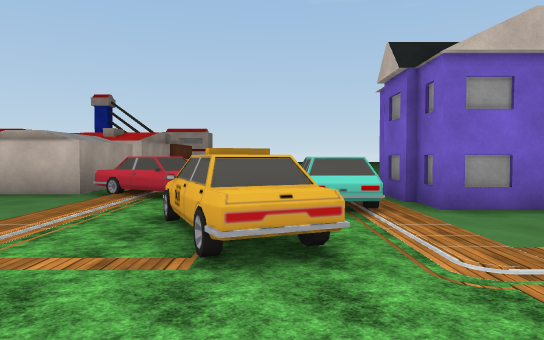
[1] (above)

24 first-person views from a walk through a Unity game level. The camera is 1.3 m above the floor, tilts 2° down and sees 70° across. The floor is counted in squares, 2 m on a side. Each view is taken from the middle of a square. On the plan, view 1 faces up. The plan holds only what a view shows up to about 11 squares ahead; the rest is blank. The place goes on beyond the plan. The player character is not drawn. Some surface patterns are stand-ins.

[2]
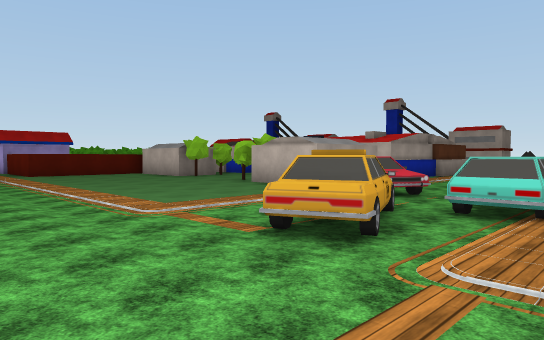

[3]
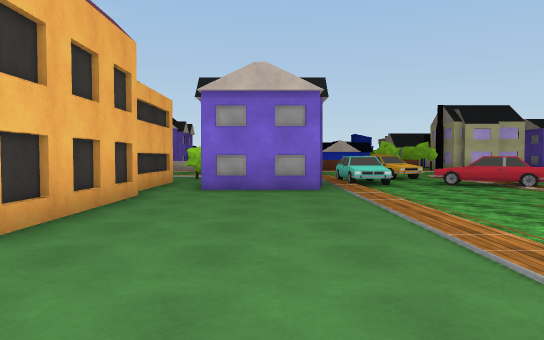

[4]
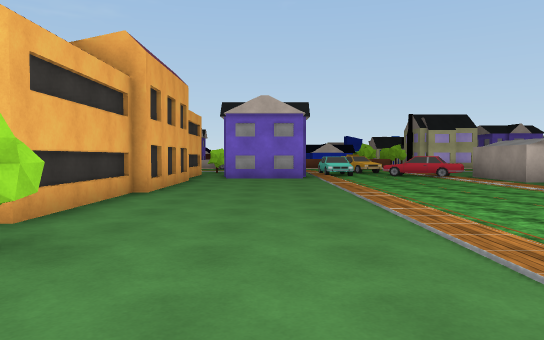

[5]
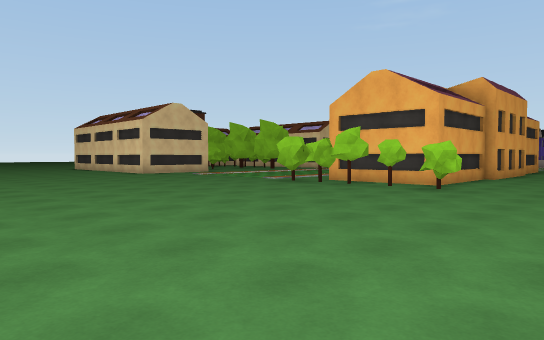

[6]
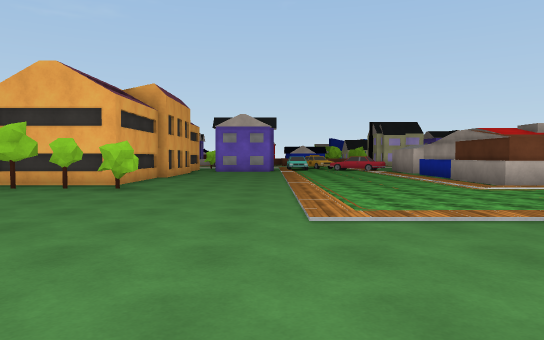

[7]
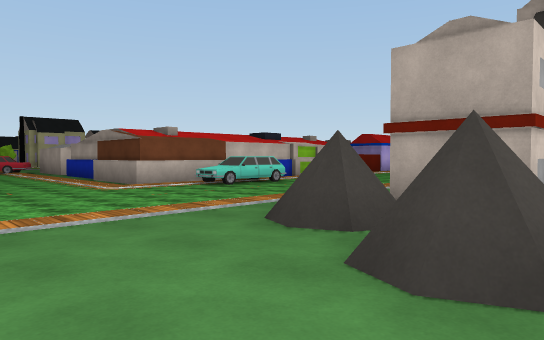

[8]
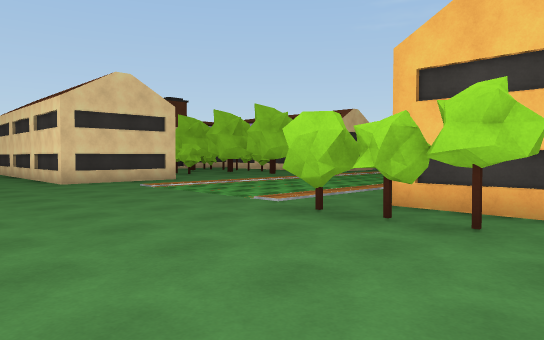

[9]
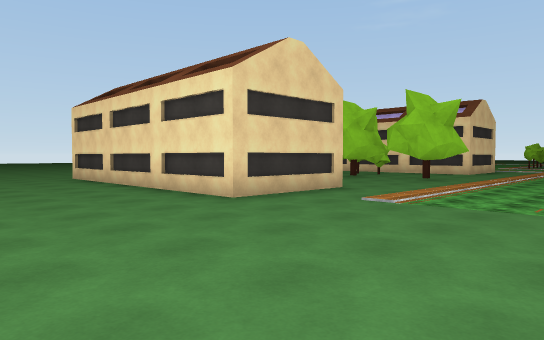

[10]
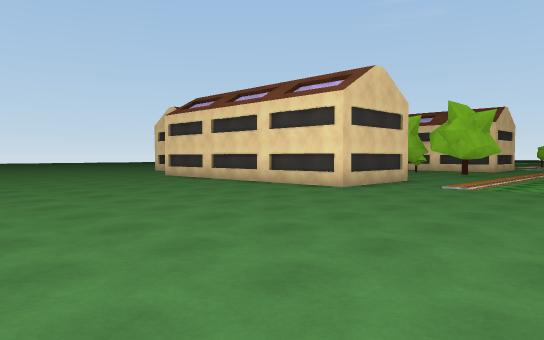

[11]
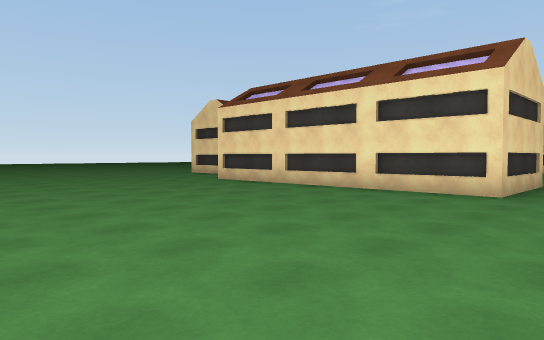

[12]
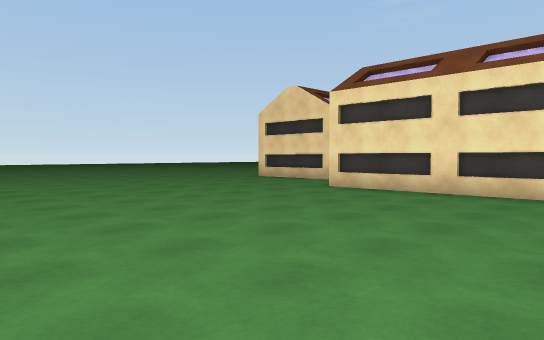

[13]
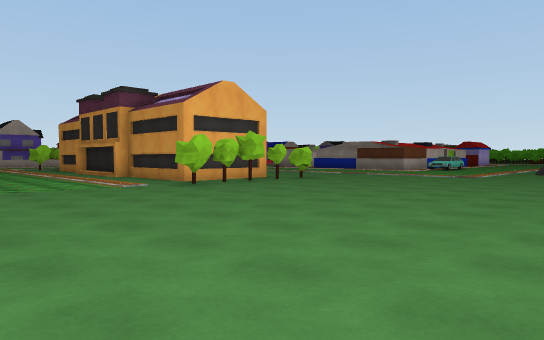

[14]
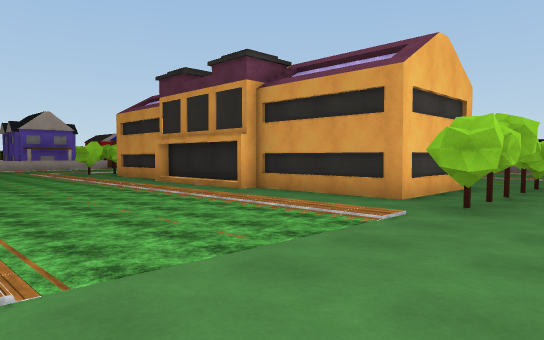

[15]
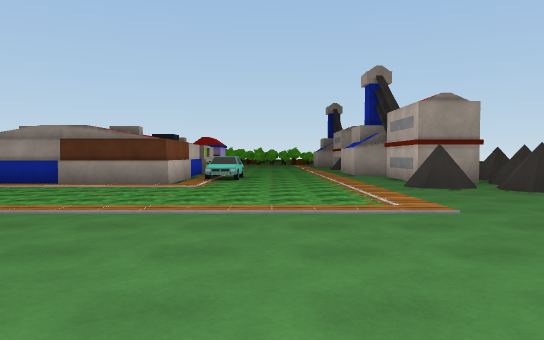

[16]
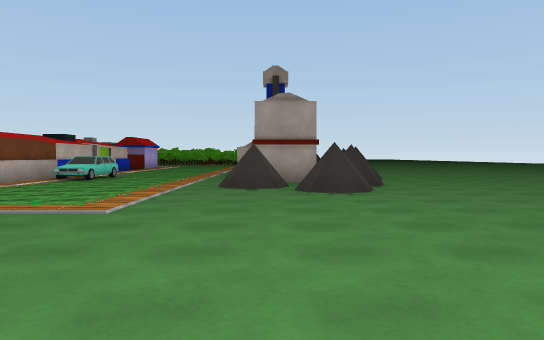

[17]
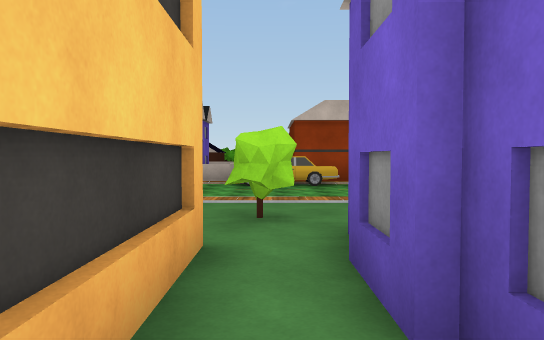

[18]
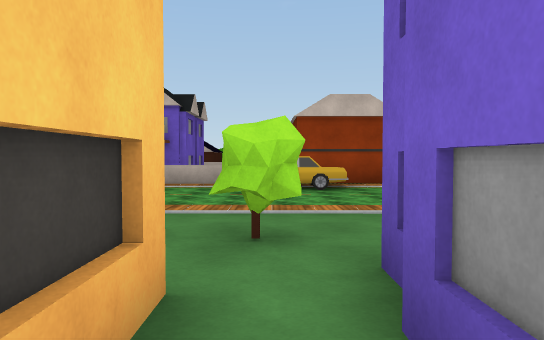

[19]
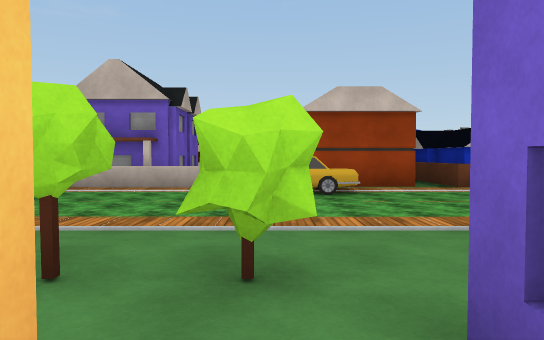

[20]
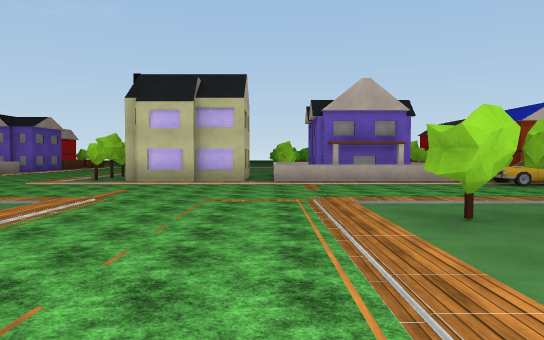

[21]
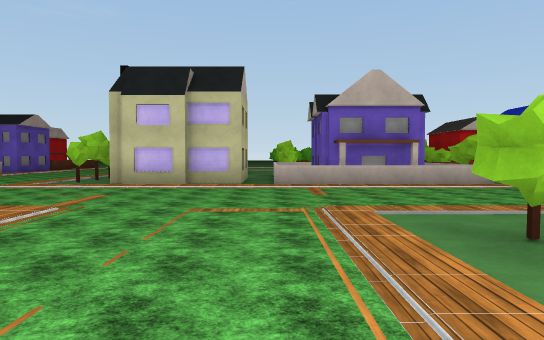

[22]
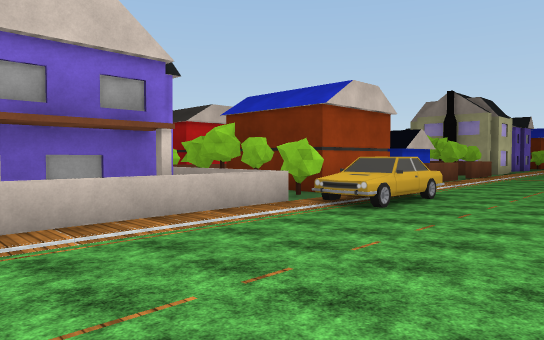

[23]
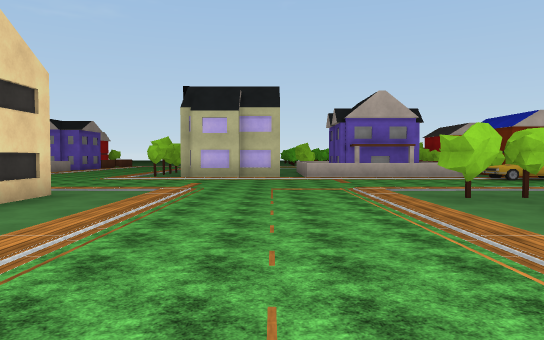

[24]
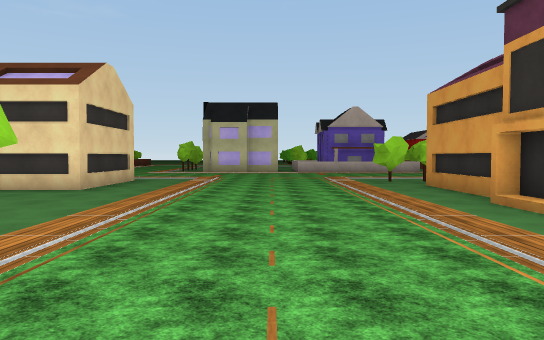

### Floor plan
Key: @ floor where view 1 was taken; # wall or solid block; x gap in a wall; . floor; C car; O other object.
Columns run from 6 left of view 1 to 22 right of it. Each row starts with its distance up from view 1.
 24  # #.x......     ...........
 23  #####.......................
 22  ####........................
 21     #........................
 20       .......................
 19  ...... .....................
 18 .............................
 17 CC#...................#######
 16  ### ......##### .....#
 15 #### .......#### ... .#
 14   ## .......#    ... .#
 13   ## .......#    ......
 12   ## ......##    ......
 11    # ......#     ... #.
 10   ## ......#     ... ##
  9    # ......##    ... ..
  8    # .......#    ......
  7    #C.. ###.#    ... ...
  6    #CC. ###.#    ... .##
  5      ..C###.#    ... .#
  4      O#   ###    ... .#
  3      .O          ... ..
  2     ....        ..... ..
  1    .....................
  0     ..@..................
 -1           CC            .
 -2     #############
 -3             #####
 -4             ##  #
 -5             ##

Positions as (right, up) in squares from view 1, and headings:
1: (0, 0), facing up
2: (2, 0), facing up-left
3: (3, 15), facing down
4: (3, 19), facing down
5: (2, 24), facing down-right
6: (2, 24), facing down
7: (1, 24), facing down-left
8: (6, 20), facing down-right
9: (11, 21), facing down-right
10: (11, 24), facing down-right
11: (14, 24), facing down-right
12: (18, 24), facing down-right
13: (14, 24), facing down-left
14: (14, 18), facing down-left
15: (6, 18), facing left
16: (6, 22), facing left
17: (5, 8), facing down
18: (5, 7), facing down
19: (5, 6), facing down
20: (11, 8), facing down
21: (11, 7), facing down
22: (10, 2), facing down-left
23: (12, 10), facing down
24: (12, 14), facing down
